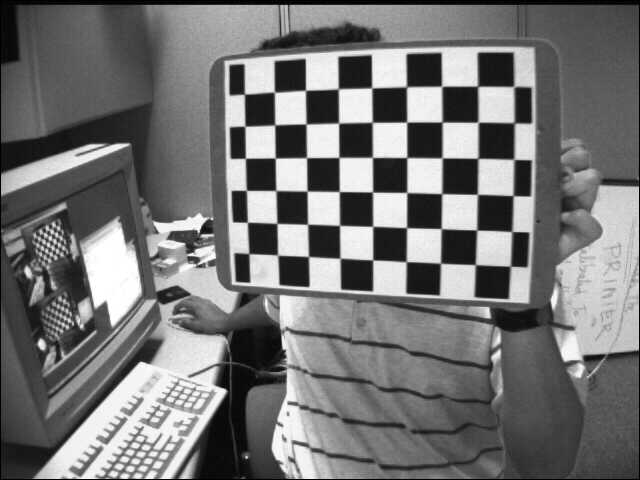
//> input picture left01.jpg, 640 x 480 px
$ ./Sobel_Process   (built with g++ and OpenCV 4)
//> lines starting //> are read from the running program, lines starting //| are printed output that depends on the picture
#include<core/core.hpp>
#include<highgui/highgui.hpp>
#include<imgproc/imgproc.hpp>
#include<opencv.hpp>
#include<bits/stdc++.h>

using namespace std;
using namespace cv;

int main(void) {
	Mat img = imread("left01.jpg", 0);//灰度方式读入图像
//> img is the input picture: 480 rows x 640 cols, CV_8UC1; min 0, max 255, mean 116.6
	Mat imgX = Mat::zeros(img.size(), CV_16SC1);//数据类型为16位3通道浮点
	Mat imgY = Mat::zeros(img.size(), CV_16SC1);
	Mat imgXY = Mat::zeros(img.size(), CV_16SC1);
	Mat imgX8UC = Mat::zeros(img.size(), CV_8UC1);//保存X方向的soble处理的结果
	Mat imgY8UC = Mat::zeros(img.size(), CV_8UC1);//保存Y方向的soble处理的结果
	Mat imgXY8UC = Mat::zeros(img.size(), CV_8UC1);//合成XY方向的soble处理的结果
	if (!img.data) {
		cout << "Fail to read the image" << endl;
		return -1;
	}
	GaussianBlur(img, img, Size(3, 3), 0, 0, BORDER_DEFAULT);//先做平滑处理

	for (int i = 1; i < img.rows - 1; ++i) {
		for (int j = 1; j < img.cols - 1; ++j) {
			imgX.at<unsigned char>(i, 2 * j) = abs(
				img.at<unsigned char>(i - 1, j + 1)
				+ 2.0 * img.at<unsigned char>(i, j + 1)
				+ img.at<unsigned char>(i + 1, j + 1)
				- img.at<unsigned char>(i - 1, j - 1)
				- 2.0 * img.at<unsigned char>(i, j - 1)
				- img.at<unsigned char>(i + 1, j - 1)
			);
			imgY.at<unsigned char>(i, 2 * j) = abs(
				img.at<unsigned char>(i - 1, j - 1)
				+ 2.0 * img.at<unsigned char>(i - 1, j)
				+ img.at<unsigned char>(i - 1, j + 1)
				- img.at<unsigned char>(i + 1, j - 1)
				- 2.0 * img.at<unsigned char>(i + 1, j)
				- img.at<unsigned char>(i + 1, j + 1)
			);
		}
	}
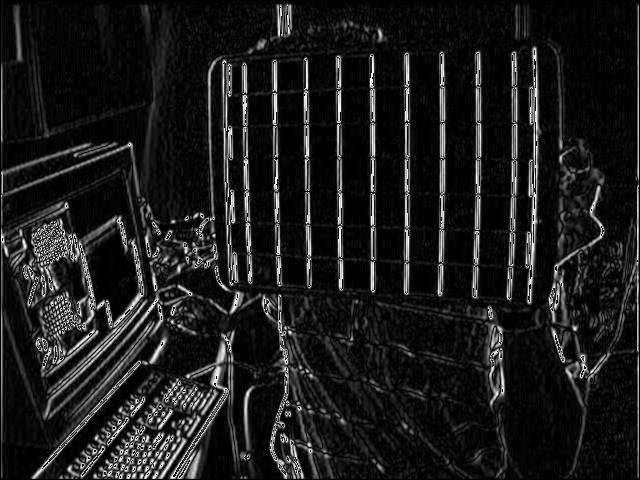
//> imgX: 480 rows x 640 cols, CV_16SC1; min 0, max 255, mean 28.2
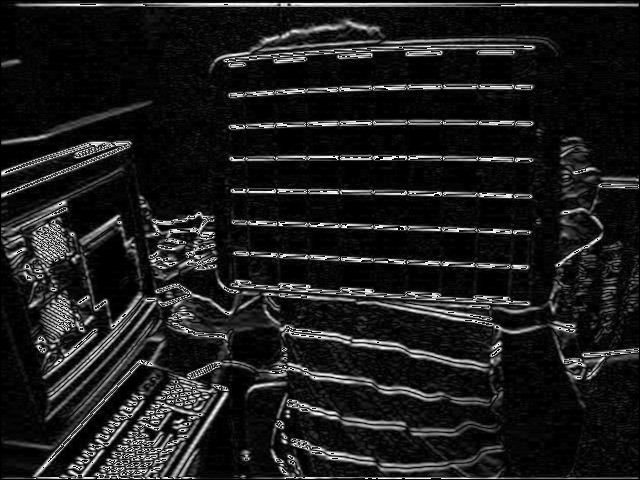
//> imgY: 480 rows x 640 cols, CV_16SC1; min 0, max 255, mean 29.8


	// [15 lines of commented-out code are left out]

	addWeighted(imgX, 0.5, imgY, 0.5, 0, imgXY);
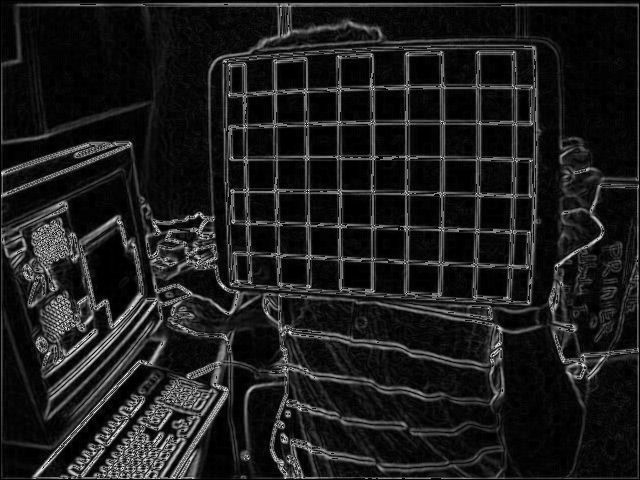
//> imgXY: 480 rows x 640 cols, CV_16SC1; min 0, max 253, mean 29

	convertScaleAbs(imgX, imgX8UC);//每个像素取绝对值
	convertScaleAbs(imgY, imgY8UC);//每个像素取绝对值
	convertScaleAbs(imgXY, imgXY8UC);//每个像素取绝对值

	Mat imgSobel;
	Sobel(img, imgSobel, CV_8UC1, 1, 1);
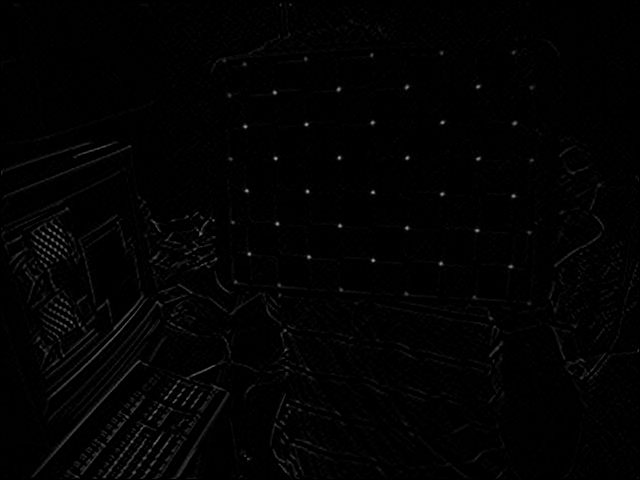
//> imgSobel: 480 rows x 640 cols, CV_8UC1; min 0, max 169, mean 2.4
	imshow("Source image", img);
	imshow("X Direction", imgX8UC);
	imshow("Y Direction", imgY8UC);
	imshow("XY Direction Combination", imgXY8UC);
	imshow("OpenCV Sobel", imgSobel);
	waitKey(0);

	return 0;
}
